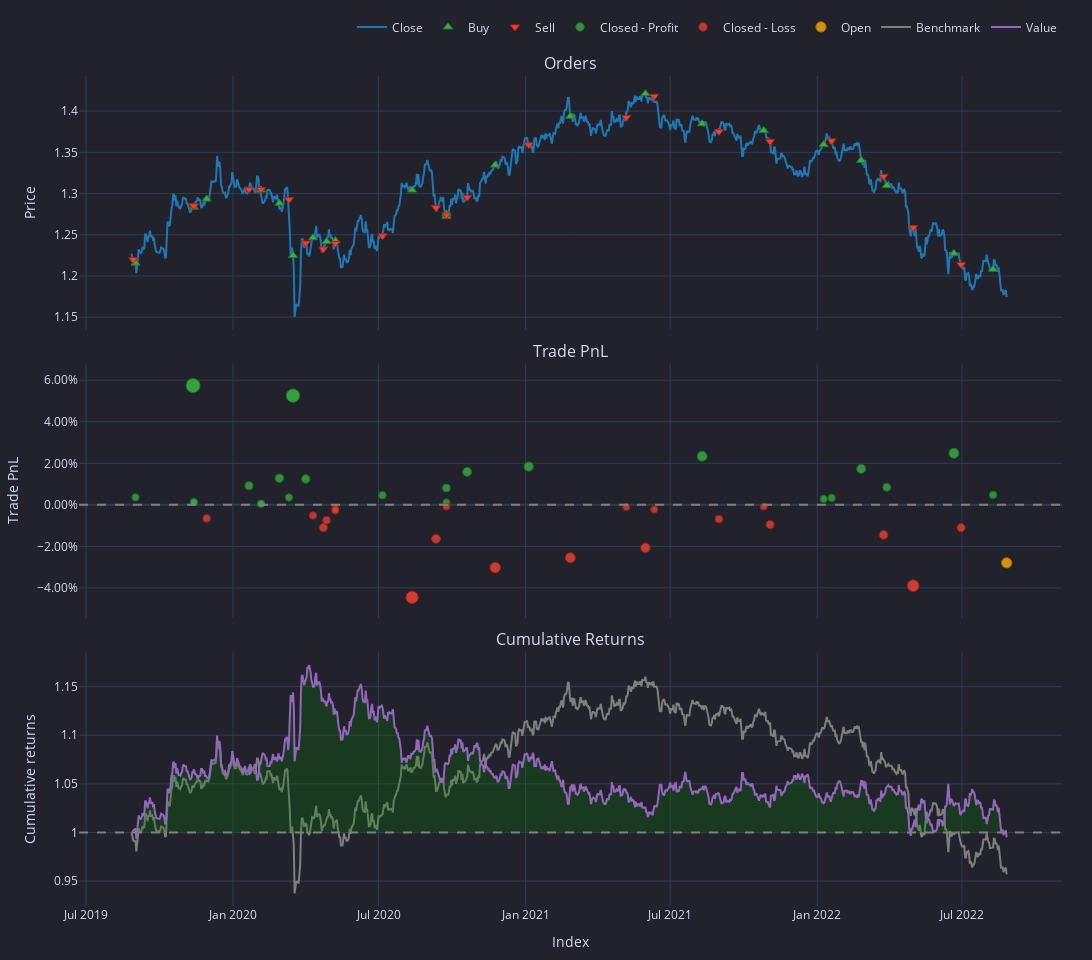

The code cell stored with this chart in its notebook:
### Code cell
# pf_2_bb_custom.plot().show() ## This takes too long (30 secs) as it uses 5m timeframe
pf_2_bb_custom.resample("1d").plot().show()

### Figure 1 — Plotly figure (JSON) as saved in the notebook; plotly's stock layout.template omitted (floating-point values rounded to 4 significant figures; data arrays with more than 128 entries replaced by an {"elided": "..."} marker saying what was removed)
{"data": [{"legendgroup": "0", "line": {"color": "#1f77b4"}, "mode": "lines", "name": "Close", "showlegend": true, "type": "scatter", "uid": "c919989c-476f-472e-a1d4-3cb4be90824a", "x": {"elided": "1096 str values"}, "xaxis": "x", "y": {"elided": "1096 float values"}, "yaxis": "y"}, {"customdata": {"elided": "22x9 mixed values"}, "hovertemplate": "<br>Order Id: %{customdata[0]}\n<br>Signal Index: %{customdata[1]}\n<br>Creation Index: %{customdata[2]}\n<br>Fill Index: %{customdata[3]}\n<br>Size: %{customdata[4]:,}\n<br>Price: %{customdata[5]:,}\n<br>Fees: %{customdata[6]:,}\n<br>Type: %{customdata[7]}\n<br>Stop Type: %{customdata[8]}", "marker": {"color": "#37B13F", "line": {"color": "rgb(38,123,44)", "width": 1}, "size": 8, "symbol": "triangle-up"}, "mode": "markers", "name": "Buy", "type": "scatter", "uid": "dad76c5a-8998-4457-831c-646735106d33", "x": ["2019-09-01T00:00:00+00:00", "2019-11-13T00:00:00+00:00", "2019-11-29T00:00:00+00:00", "2020-02-05T00:00:00+00:00", "2020-02-28T00:00:00+00:00", "2020-03-16T00:00:00+00:00", "2020-04-10T00:00:00+00:00", "2020-04-27T00:00:00+00:00", "2020-05-08T00:00:00+00:00", "2020-08-12T00:00:00+00:00", "2020-09-24T00:00:00+00:00", "2020-09-24T00:00:00+00:00", "2020-11-24T00:00:00+00:00", "2021-02-26T00:00:00+00:00", "2021-05-31T00:00:00+00:00", "2021-08-10T00:00:00+00:00", "2021-10-26T00:00:00+00:00", "2022-01-09T00:00:00+00:00", "2022-02-25T00:00:00+00:00", "2022-03-29T00:00:00+00:00", "2022-06-21T00:00:00+00:00", "2022-08-09T00:00:00+00:00"], "xaxis": "x", "y": [1.216, 1.283, 1.293, 1.304, 1.288, 1.225, 1.246, 1.242, 1.243, 1.304, 1.273, 1.275, 1.335, 1.394, 1.421, 1.385, 1.376, 1.359, 1.34, 1.31, 1.227, 1.208], "yaxis": "y"}, {"customdata": {"elided": "22x9 mixed values"}, "hovertemplate": "<br>Order Id: %{customdata[0]}\n<br>Signal Index: %{customdata[1]}\n<br>Creation Index: %{customdata[2]}\n<br>Fill Index: %{customdata[3]}\n<br>Size: %{customdata[4]:,}\n<br>Price: %{customdata[5]:,}\n<br>Fees: %{customdata[6]:,}\n<br>Type: %{customdata[7]}\n<br>Stop Type: %{customdata[8]}", "marker": {"color": "#EA4335", "line": {"color": "rgb(181,31,18)", "width": 1}, "size": 8, "symbol": "triangle-down"}, "mode": "markers", "name": "Sell", "type": "scatter", "uid": "51572bd3-6c8d-4d1a-806b-f284978c2b15", "x": ["2019-08-29T00:00:00+00:00", "2019-11-12T00:00:00+00:00", "2019-11-13T00:00:00+00:00", "2020-01-21T00:00:00+00:00", "2020-02-05T00:00:00+00:00", "2020-03-11T00:00:00+00:00", "2020-04-01T00:00:00+00:00", "2020-04-23T00:00:00+00:00", "2020-05-08T00:00:00+00:00", "2020-07-06T00:00:00+00:00", "2020-09-11T00:00:00+00:00", "2020-09-24T00:00:00+00:00", "2020-10-20T00:00:00+00:00", "2021-01-05T00:00:00+00:00", "2021-05-07T00:00:00+00:00", "2021-06-11T00:00:00+00:00", "2021-08-31T00:00:00+00:00", "2021-11-03T00:00:00+00:00", "2022-01-19T00:00:00+00:00", "2022-03-25T00:00:00+00:00", "2022-05-01T00:00:00+00:00", "2022-06-30T00:00:00+00:00"], "xaxis": "x", "y": [1.22, 1.285, 1.285, 1.305, 1.305, 1.293, 1.24, 1.233, 1.24, 1.249, 1.283, 1.274, 1.295, 1.359, 1.392, 1.418, 1.375, 1.363, 1.364, 1.321, 1.259, 1.214], "yaxis": "y"}, {"customdata": [["0", "0", "2019-09-01 00:00:00+00:00", 359.8, 0.003598], ["1", "1", "2019-11-12 00:00:00+00:00", 5762.0, 0.05741], ["2", "2", "2019-11-13 00:00:00+00:00", 158.1, 0.00149], ["3", "3", "2019-11-13 00:00:00+00:00", 124.2, 0.001169], ["5", "5", "2020-01-21 00:00:00+00:00", 969.3, 0.00917], ["6", "6", "2020-02-05 00:00:00+00:00", 73.15, 0.0006857], ["7", "7", "2020-02-05 00:00:00+00:00", 46.24, 0.0004332], ["8", "8", "2020-02-28 00:00:00+00:00", 1371.0, 0.01284], ["9", "9", "2020-03-11 00:00:00+00:00", 384.2, 0.003552], ["10", "10", "2020-03-16 00:00:00+00:00", 5709.0, 0.05259], ["11", "11", "2020-04-01 00:00:00+00:00", 1425.0, 0.01247], ["17", "17", "2020-07-06 00:00:00+00:00", 519.0, 0.004614], ["20", "20", "2020-09-24 00:00:00+00:00", 860.8, 0.008106], ["21", "21", "2020-09-24 00:00:00+00:00", 131.7, 0.00123], ["23", "23", "2020-10-20 00:00:00+00:00", 1699.0, 0.01587], ["25", "25", "2021-01-05 00:00:00+00:00", 1946.0, 0.01844], ["30", "30", "2021-08-10 00:00:00+00:00", 2391.0, 0.02339], ["34", "34", "2022-01-09 00:00:00+00:00", 292.9, 0.00285], ["35", "35", "2022-01-19 00:00:00+00:00", 343.5, 0.003332], ["36", "36", "2022-02-25 00:00:00+00:00", 1793.0, 0.01733], ["38", "38", "2022-03-29 00:00:00+00:00", 875.0, 0.008438], ["40", "40", "2022-06-21 00:00:00+00:00", 2495.0, 0.02482], ["42", "42", "2022-08-09 00:00:00+00:00", 487.5, 0.004786]], "hovertemplate": "<br>Exit Trade Id: %{customdata[0]}\n<br>Position Id: %{customdata[1]}\n<br>Exit Index: %{customdata[2]}\n<br>PnL: %{customdata[3]:,}\n<br>Return: %{customdata[4]:,%}", "marker": {"color": "#37B13F", "line": {"color": "rgb(38,123,44)", "width": 1}, "opacity": [0.7583, 0.9, 0.7528, 0.7519, 0.773, 0.7507, 0.75, 0.7827, 0.7582, 0.8873, 0.7817, 0.761, 0.7702, 0.7521, 0.7906, 0.7974, 0.8104, 0.7564, 0.7576, 0.7945, 0.7711, 0.8142, 0.7615], "size": [7.389, 14, 7.13, 7.09, 8.073, 7.031, 7, 8.524, 7.383, 13.41, 8.479, 7.514, 7.943, 7.098, 8.896, 9.213, 9.821, 7.297, 7.356, 9.076, 7.983, 9.997, 7.535], "symbol": "circle"}, "mode": "markers", "name": "Closed - Profit", "type": "scatter", "uid": "7bda9ed7-be61-488c-a755-f4c26dd49e31", "x": ["2019-09-01T00:00:00+00:00", "2019-11-12T00:00:00+00:00", "2019-11-13T00:00:00+00:00", "2019-11-13T00:00:00+00:00", "2020-01-21T00:00:00+00:00", "2020-02-05T00:00:00+00:00", "2020-02-05T00:00:00+00:00", "2020-02-28T00:00:00+00:00", "2020-03-11T00:00:00+00:00", "2020-03-16T00:00:00+00:00", "2020-04-01T00:00:00+00:00", "2020-07-06T00:00:00+00:00", "2020-09-24T00:00:00+00:00", "2020-09-24T00:00:00+00:00", "2020-10-20T00:00:00+00:00", "2021-01-05T00:00:00+00:00", "2021-08-10T00:00:00+00:00", "2022-01-09T00:00:00+00:00", "2022-01-19T00:00:00+00:00", "2022-02-25T00:00:00+00:00", "2022-03-29T00:00:00+00:00", "2022-06-21T00:00:00+00:00", "2022-08-09T00:00:00+00:00"], "xaxis": "x2", "y": [0.003598, 0.05741, 0.00149, 0.001169, 0.00917, 0.0006857, 0.0004332, 0.01284, 0.003552, 0.05259, 0.01247, 0.004614, 0.008106, 0.00123, 0.01587, 0.01844, 0.02339, 0.00285, 0.003332, 0.01733, 0.008438, 0.02482, 0.004786], "yaxis": "y2"}, {"customdata": [["4", "4", "2019-11-29 00:00:00+00:00", -697.2, -0.006553], ["12", "12", "2020-04-10 00:00:00+00:00", -591.5, -0.005113], ["13", "13", "2020-04-23 00:00:00+00:00", -1262.0, -0.01096], ["14", "14", "2020-04-27 00:00:00+00:00", -844.0, -0.007415], ["15", "15", "2020-05-08 00:00:00+00:00", -206.1, -0.001824], ["16", "16", "2020-05-08 00:00:00+00:00", -307.5, -0.002727], ["18", "18", "2020-08-12 00:00:00+00:00", -5034.0, -0.04456], ["19", "19", "2020-09-11 00:00:00+00:00", -1770.0, -0.01639], ["22", "22", "2020-09-24 00:00:00+00:00", -94.64, -0.000883], ["24", "24", "2020-11-24 00:00:00+00:00", -3287.0, -0.03022], ["26", "26", "2021-02-26 00:00:00+00:00", -2735.0, -0.02546], ["27", "27", "2021-05-07 00:00:00+00:00", -113.8, -0.001087], ["28", "28", "2021-05-31 00:00:00+00:00", -2166.0, -0.02071], ["29", "29", "2021-06-11 00:00:00+00:00", -233.2, -0.002276], ["31", "31", "2021-08-31 00:00:00+00:00", -719.0, -0.006875], ["32", "32", "2021-10-26 00:00:00+00:00", -86.48, -0.0008326], ["33", "33", "2021-11-03 00:00:00+00:00", -988.2, -0.009522], ["37", "37", "2022-03-25 00:00:00+00:00", -1523.0, -0.01447], ["39", "39", "2022-05-01 00:00:00+00:00", -4073.0, -0.03895], ["41", "41", "2022-06-30 00:00:00+00:00", -1135.0, -0.01102]], "hovertemplate": "<br>Exit Trade Id: %{customdata[0]}\n<br>Position Id: %{customdata[1]}\n<br>Exit Index: %{customdata[2]}\n<br>PnL: %{customdata[3]:,}\n<br>Return: %{customdata[4]:,%}", "marker": {"color": "#EA4335", "line": {"color": "rgb(181,31,18)", "width": 1}, "opacity": [0.7661, 0.7623, 0.7777, 0.7684, 0.7537, 0.756, 0.8662, 0.792, 0.7512, 0.8284, 0.8159, 0.7517, 0.8034, 0.7549, 0.767, 0.7511, 0.7739, 0.787, 0.8514, 0.7779], "size": [7.752, 7.575, 8.294, 7.858, 7.171, 7.282, 12.42, 8.961, 7.055, 10.66, 10.07, 7.08, 9.491, 7.226, 7.791, 7.049, 8.117, 8.725, 11.73, 8.301], "symbol": "circle"}, "mode": "markers", "name": "Closed - Loss", "type": "scatter", "uid": "e4bab4a0-457e-4155-b578-e62b7f76e089", "x": ["2019-11-29T00:00:00+00:00", "2020-04-10T00:00:00+00:00", "2020-04-23T00:00:00+00:00", "2020-04-27T00:00:00+00:00", "2020-05-08T00:00:00+00:00", "2020-05-08T00:00:00+00:00", "2020-08-12T00:00:00+00:00", "2020-09-11T00:00:00+00:00", "2020-09-24T00:00:00+00:00", "2020-11-24T00:00:00+00:00", "2021-02-26T00:00:00+00:00", "2021-05-07T00:00:00+00:00", "2021-05-31T00:00:00+00:00", "2021-06-11T00:00:00+00:00", "2021-08-31T00:00:00+00:00", "2021-10-26T00:00:00+00:00", "2021-11-03T00:00:00+00:00", "2022-03-25T00:00:00+00:00", "2022-05-01T00:00:00+00:00", "2022-06-30T00:00:00+00:00"], "xaxis": "x2", "y": [-0.006553, -0.005113, -0.01096, -0.007415, -0.001824, -0.002727, -0.04456, -0.01639, -0.000883, -0.03022, -0.02546, -0.001087, -0.02071, -0.002276, -0.006875, -0.0008326, -0.009522, -0.01447, -0.03895, -0.01102], "yaxis": "y2"}, {"customdata": [["43", "43", "2022-08-26 00:00:00+00:00", -2860.0, -0.02795]], "hovertemplate": "<br>Exit Trade Id: %{customdata[0]}\n<br>Position Id: %{customdata[1]}\n<br>Exit Index: %{customdata[2]}\n<br>PnL: %{customdata[3]:,}\n<br>Return: %{customdata[4]:,%}", "marker": {"color": "#FFAA00", "line": {"color": "rgb(178,118,0)", "width": 1}, "opacity": [0.8224], "size": [10.38], "symbol": "circle"}, "mode": "markers", "name": "Open", "type": "scatter", "uid": "cf962cb6-ec79-4b24-8ba0-ff19bff7a77d", "x": ["2022-08-26T00:00:00+00:00"], "xaxis": "x2", "y": [-0.02795], "yaxis": "y2"}, {"legendgroup": "1", "line": {"color": "#7f7f7f"}, "mode": "lines", "name": "Benchmark", "showlegend": true, "type": "scatter", "uid": "86f8fdd6-18d9-4553-9238-06995949e8a7", "x": {"elided": "1096 str values"}, "xaxis": "x3", "y": {"elided": "1096 float values"}, "yaxis": "y3"}, {"hoverinfo": "skip", "line": {"color": "rgba(0, 0, 0, 0)", "width": 0}, "mode": "lines", "opacity": 0, "showlegend": false, "type": "scatter", "uid": "b1115371-a572-4779-a191-a1fff7900493", "x": {"elided": "1096 str values"}, "xaxis": "x3", "y": {"elided": "1096 int values"}, "yaxis": "y3"}, {"connectgaps": false, "fill": "tonexty", "fillcolor": "rgba(0, 128, 0, 0.25)", "hoverinfo": "skip", "line": {"color": "rgba(0, 0, 0, 0)", "width": 0}, "mode": "lines", "opacity": 0, "showlegend": false, "type": "scatter", "uid": "ed4ecb6e-00e0-42f1-8300-cec7b1c39a8c", "x": {"elided": "1096 str values"}, "xaxis": "x3", "y": {"elided": "1096 float values"}, "yaxis": "y3"}, {"hoverinfo": "skip", "line": {"color": "rgba(0, 0, 0, 0)", "width": 0}, "mode": "lines", "opacity": 0, "showlegend": false, "type": "scatter", "uid": "2bb8c667-3467-4634-bfbb-a22c4fe6d4e2", "x": {"elided": "1096 str values"}, "xaxis": "x3", "y": {"elided": "1096 int values"}, "yaxis": "y3"}, {"connectgaps": false, "fill": "tonexty", "fillcolor": "rgba(255, 0, 0, 0.25)", "hoverinfo": "skip", "line": {"color": "rgba(0, 0, 0, 0)", "width": 0}, "mode": "lines", "opacity": 0, "showlegend": false, "type": "scatter", "uid": "324f79a6-c610-4f55-a05e-df270cd96618", "x": {"elided": "1096 str values"}, "xaxis": "x3", "y": {"elided": "1096 float values"}, "yaxis": "y3"}, {"legendgroup": "2", "line": {"color": "#9467bd"}, "mode": "lines", "name": "Value", "showlegend": true, "type": "scatter", "uid": "dd7bcaba-80f3-4a86-8844-67d9da5d5108", "x": {"elided": "1096 str values"}, "xaxis": "x3", "y": {"elided": "1096 float values"}, "yaxis": "y3"}, {"hoverinfo": "skip", "line": {"color": "rgba(0, 0, 0, 0)", "width": 0}, "mode": "lines", "opacity": 0, "showlegend": false, "type": "scatter", "uid": "8fa421b3-6f07-4a55-a170-f1cd4c4f6ba9", "x": {"elided": "1096 str values"}, "xaxis": "x3", "y": {"elided": "1096 int values"}, "yaxis": "y3"}], "layout": {"annotations": [{"font": {"size": 16}, "showarrow": false, "text": "Orders", "x": 0.5, "xanchor": "center", "xref": "paper", "y": 1, "yanchor": "bottom", "yref": "paper"}, {"font": {"size": 16}, "showarrow": false, "text": "Trade PnL", "x": 0.5, "xanchor": "center", "xref": "paper", "y": 0.6528, "yanchor": "bottom", "yref": "paper"}, {"font": {"size": 16}, "showarrow": false, "text": "Cumulative Returns", "x": 0.5, "xanchor": "center", "xref": "paper", "y": 0.3056, "yanchor": "bottom", "yref": "paper"}], "height": 960, "legend": {"orientation": "h", "traceorder": "normal", "x": 1, "xanchor": "right", "y": 1.042, "yanchor": "bottom"}, "margin": {"b": 30, "l": 30, "r": 30, "t": 30}, "shapes": [{"line": {"color": "gray", "dash": "dash"}, "type": "line", "x0": 0, "x1": 1, "xref": "paper", "y0": 0, "y1": 0, "yref": "y2"}, {"line": {"color": "gray", "dash": "dash"}, "type": "line", "x0": 0, "x1": 1, "xref": "paper", "y0": 1, "y1": 1, "yref": "y3"}], "showlegend": true, "width": 1330, "xaxis": {"anchor": "y", "domain": [0, 1], "matches": "x3", "showticklabels": false}, "xaxis2": {"anchor": "y2", "domain": [0, 1], "matches": "x3", "showticklabels": false}, "xaxis3": {"anchor": "y3", "domain": [0, 1], "title": {"text": "Index"}}, "yaxis": {"anchor": "x", "domain": [0.6944, 1], "title": {"text": "Price"}}, "yaxis2": {"anchor": "x2", "domain": [0.3472, 0.6528], "tickformat": ".2%", "title": {"text": "Trade PnL"}}, "yaxis3": {"anchor": "x3", "domain": [0, 0.3056], "title": {"text": "Cumulative returns"}}}}
